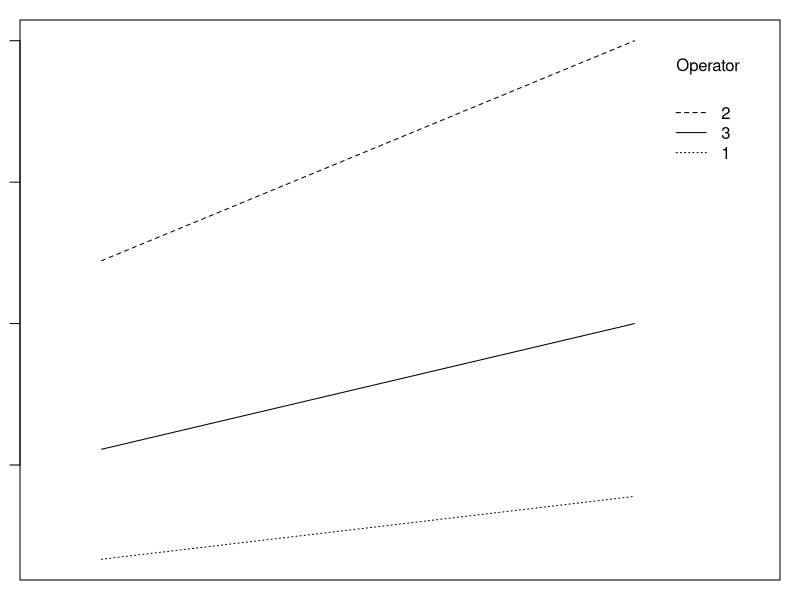
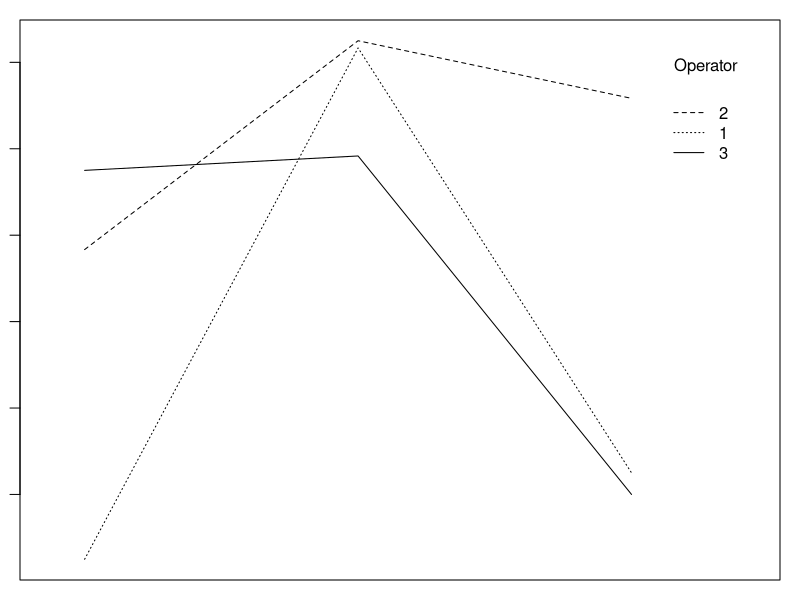
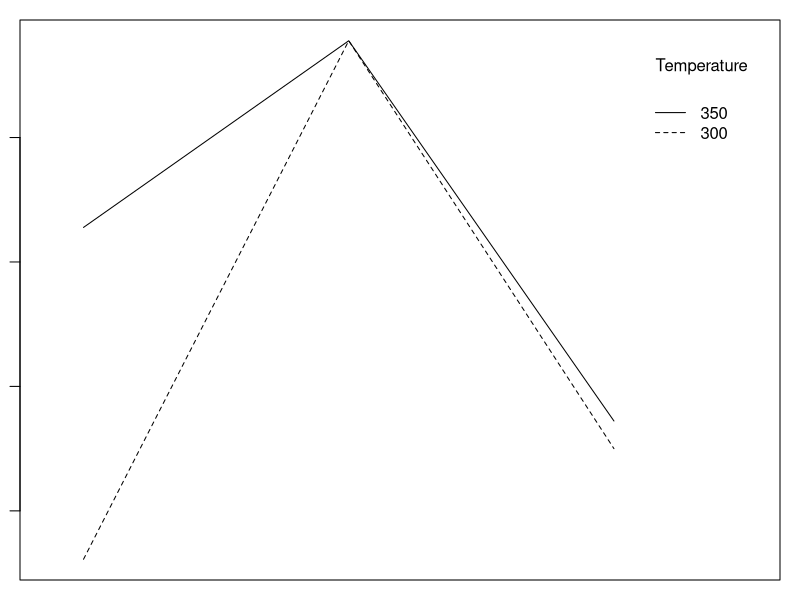

The R script that drew these images, in order: (Note: this script raises an error after producing the figures.)
## ---- chunk 1
knitr::opts_chunk$set(echo = TRUE)
## ---- chunk 2
Score<-c(23,24,25,36,35,36,28,24,27,27,28,26,34,38,39,35,35,34,31,32,29,33,34,
         35,26,27,25,24,23,28,37,39,35,26,29,25,38,36,35,34,38, 
         36,36,37,34,34,36,39,34,36,31,28,26,24)

Temperature.num<-c(300,300,300,300,300,300,300,300,300,300,300,300,
               300,300,300,300,300,300,300,300,300,300,300,300,
               300,300,300,350,350,350,350,350,350,350,350,350,
               350,350,350,350,350,350,350,350,350,350,350,350,
               350,350,350,350,350,350)

Operator.num<-c(1,1,1,1,1,1,1,1,1,2,2,2,2,2,2,2,2,2,3,3,3,3,3,3,3,3,
                3,1,1,1,1,1,1,1,1,1,2,2,2,2,2,2,2,2,2,3,3,3,3,3, 3,3,3,3) 

CycleTime.num<-c(40,40,40,50,50,50,60,60,60,40,40,40,50,50,50,60,60,60,40,40,40,
                 50,50,50,60,60,60,40,40,40,50,50,50,60,60,60,40,40,40,50,50,50,
                 60,60,60,40,40,40,50,50,50,60,60,60)
fabrics<-data.frame(Score,Temperature.num,Operator.num)
fabrics$Temperature<-as.factor(Temperature.num)
fabrics$Operator<-as.factor(Operator.num)
fabrics$CycleTime<-as.factor(CycleTime.num)

attach(fabrics)
par(mar=c(1, 1, 1, 1))
#par(mfrow=c(2,2))
interaction.plot(Temperature,Operator,Score)
interaction.plot(CycleTime,Operator,Score)
interaction.plot(CycleTime,Temperature,Score)
detach()
## ---- chunk 3
fabrics.model<-aov(Score~Temperature*CycleTime*Operator )
summary.aov(fabrics.model)
## ---- chunk 4
fabrics.model.nonblock<-aov(Score~Temperature+CycleTime)
summary.aov(fabrics.model.nonblock)
## ---- chunk 5
fabrics.model<-aov(Score~Temperature+CycleTime*Operator )
summary.aov(fabrics.model)
